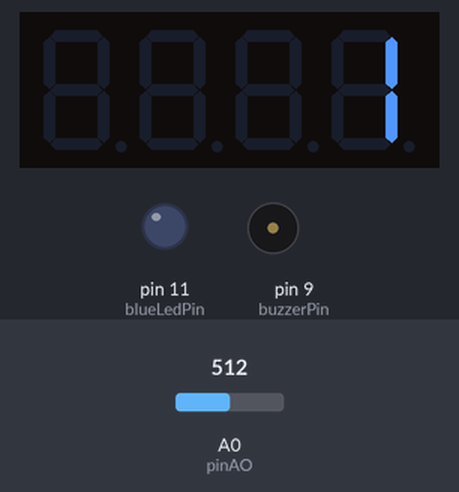
Simulated run of this sketch. Board: Arduino Uno, built with avr-gcc and run on an emulated ATmega328P. Shown: 4-digit seven-segment display, output pins drawn as LEDs (lit = HIGH), buzzer (waves = sounding, pin HIGH). Inputs (shaded band) come from the test bench; at power-on: A0 (pinAO) = 512. What the sketch prints to the serial monitor is not drawn.

Above: at 1.8 s.
1.9 s: A0 (pinAO) set to 971
3.5 s: A0 (pinAO) set to 999
At 4.7 s:
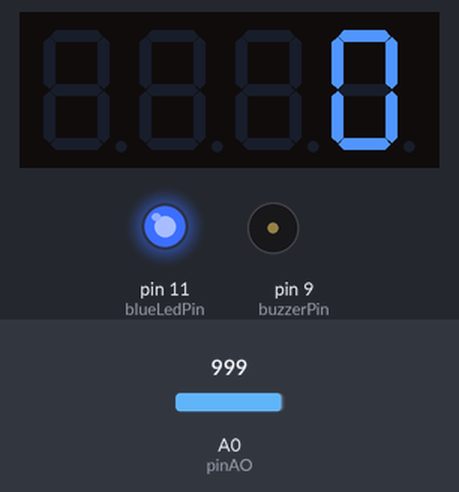
5.6 s: A0 (pinAO) set to 970
At 8.0 s:
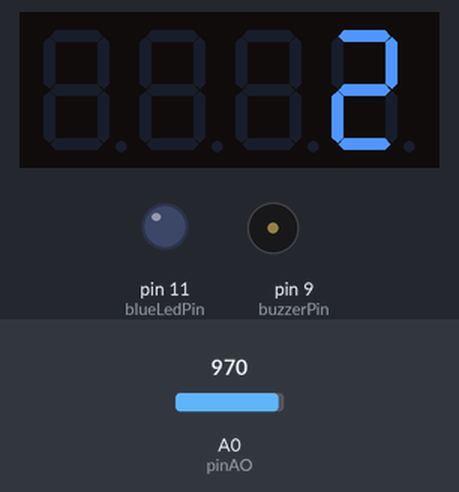
9.7 s: A0 (pinAO) set to 990
At 11.4 s:
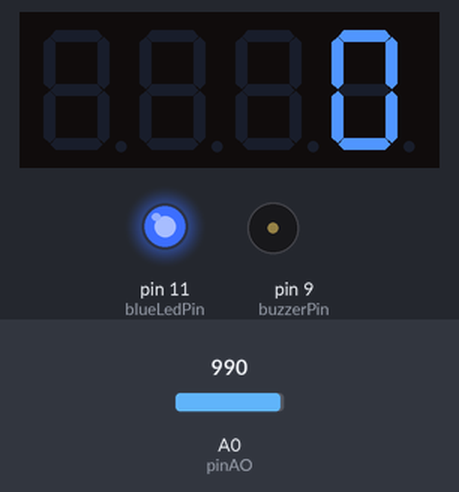
11.7 s: A0 (pinAO) set to 900
At 42.7 s:
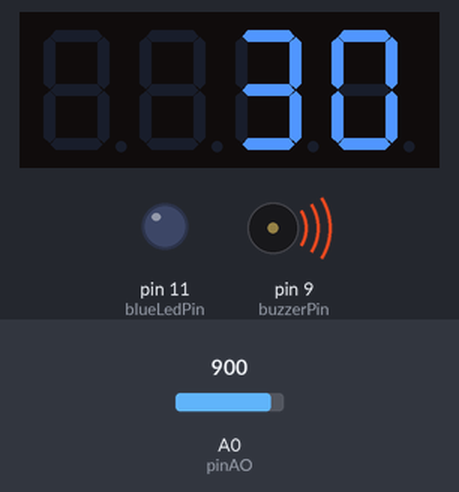
Timing chart, 0 to 43.4 s (numbered marks = the images above; inputs shaded):
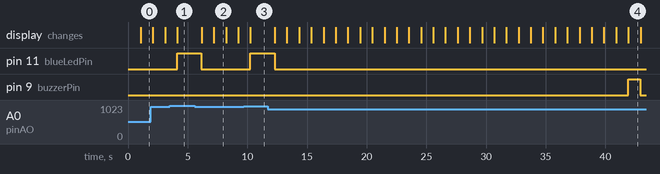

Measured:
- the behaviour switches between 980 and 981 on A0 (pinAO) (found by bisection; images 0 and 1)
- after the input at 3.5 s, pin 11 (blueLedPin): LOW → HIGH after 0.61 s
- after the input at 5.6 s, pin 11 (blueLedPin): HIGH → LOW after 0.55 s; the display: first changes after 0.57 s (image 2 shows a later state)
- after the input at 9.7 s, pin 11 (blueLedPin): LOW → HIGH after 0.53 s
- after the input at 11.7 s, pin 11 (blueLedPin): HIGH → LOW after 0.58 s; pin 9 (buzzerPin): LOW → HIGH after 30.2 s, → LOW 1.0 s later; the display: first changes after 0.60 s (image 4 shows a later state)
- what the display in image 2 shows lasts 1.0 s, from 7.2 s to 8.2 s

The sketch:

demo2_time.ino
```cpp
#include <TM1637Display.h>

#define CLK 13
#define DIO 12

// 디스플레이 설정
TM1637Display display(CLK, DIO);
uint8_t blank[] = { 0x00, 0x00, 0x00, 0x00 };

// 시간 변수
long prevTime = 0;
long currentTime = 0;
int seconds = 0;
int minutes = 0;

// 핀 번호
int blueLedPin = 11;
int pinAO = A0;
int buzzerPin = 9;

void setup() {
  Serial.begin(9600);

  pinMode(blueLedPin, OUTPUT);
  pinMode(pinAO, INPUT);
  pinMode(buzzerPin, OUTPUT);

  display.setBrightness(8);    // 밝기 설정 범위는 0 ~ 16
  display.setSegments(blank);  // 배열 출력 (빈칸 출력)
}

void loop() {
  int distance = analogRead(pinAO);
  // Serial.println(distance);
  // 차가 주차하면
  if (distance <= 980) {
    // 파란 LED OFF
    digitalWrite(blueLedPin, LOW);

    // 시간 카운트 시작
    long currentTime = millis();

    // 1초 마다 함수 수행
    if (currentTime - prevTime >= 1000) {
      seconds++;  // 1초 마다 1초 증가

      // 1분이 되기 30초 전에 부저 1초 울리기
      if (minutes == 0 && seconds == 30) {
        digitalWrite(buzzerPin, HIGH);
        Serial.println("주차 시간이 30초 남았습니다.");
      }
      if (minutes == 0 && seconds == 31) {
        digitalWrite(buzzerPin, LOW);
      }

      // 60초가 지나면 1분 증가
      if (seconds % 60 == 0) {
        minutes++;
        seconds = 0;
      }

      // 24분 지나면 시간 초기화
      if (minutes == 24) {
        minutes = 0;
        seconds = 0;
      }

      // 주차 가능한 시간(1분)이 모두 지나면 부저 1초 울리기
      if (minutes == 1 && seconds == 0) {
        digitalWrite(buzzerPin, HIGH);
        Serial.println("주차 시간 1분이 초과하여 과태료가 부과됩니다.");
      }
      if (minutes == 1 && seconds == 1) {
        digitalWrite(buzzerPin, LOW);
      }

      prevTime = currentTime;
    }
  } else {
    // 차가 나가면
    // 파란 LED ON
    digitalWrite(blueLedPin, HIGH);
    // 시간 초기화
    minutes = 0;
    seconds = 0;
  }

  // 시간을 display에 표시 (분 : 초)
  display.showNumberDec(minutes * 100 + seconds, false);

  delay(1000);
}
```
